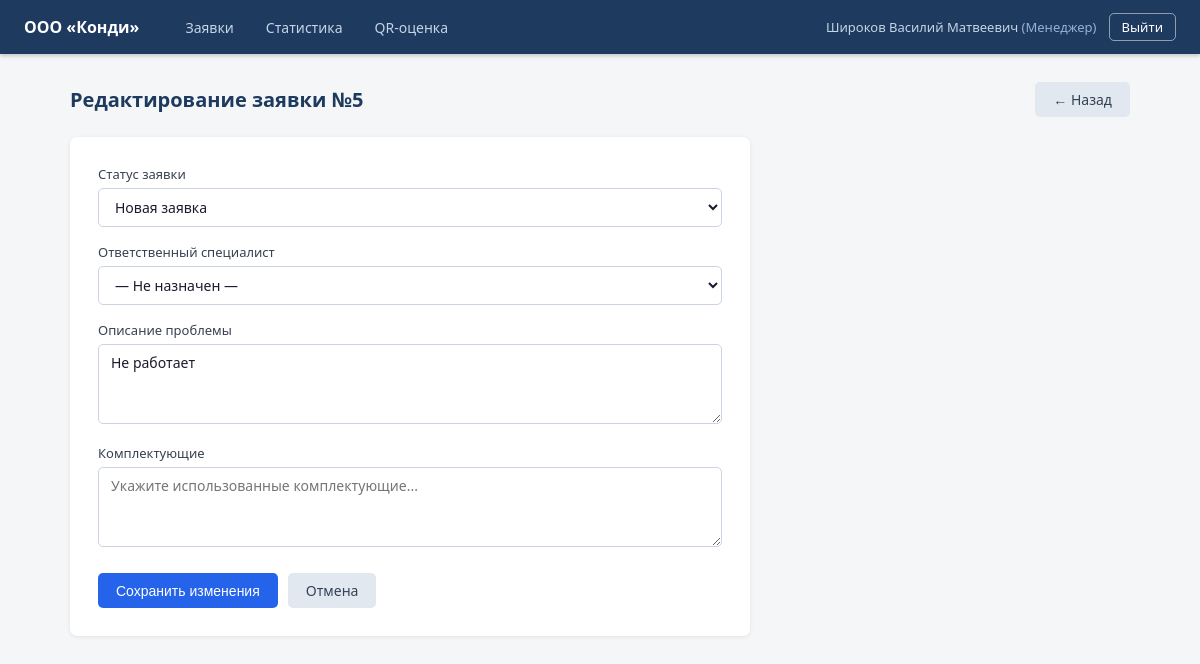
Page /requests/5/edit (signed in) on the committed database.
### tables this page shows
CREATE TABLE users (
            user_id   INTEGER PRIMARY KEY AUTOINCREMENT,
            fio       TEXT NOT NULL,
            phone     TEXT NOT NULL,
            login     TEXT UNIQUE NOT NULL,
            password  TEXT NOT NULL,
            role      TEXT NOT NULL CHECK(role IN (
                'Администратор', 'Менеджер', 'Оператор', 'Специалист', 'Заказчик'
            ))
        );

CREATE TABLE requests (
            request_id          INTEGER PRIMARY KEY AUTOINCREMENT,
            start_date          TEXT NOT NULL,
            climate_tech_type   TEXT NOT NULL,
            climate_tech_model  TEXT NOT NULL,
            problem_description TEXT NOT NULL,
            request_status      TEXT NOT NULL DEFAULT 'Новая заявка' CHECK(request_status IN (
                'Новая заявка', 'В процессе ремонта',
                'Ожидание комплектующих', 'Готова к выдаче', 'Завершена'
            )),
            completion_date TEXT,
            repair_parts    TEXT,
            master_id       INTEGER REFERENCES users(user_id),
            client_id       INTEGER NOT NULL REFERENCES users(user_id)
        );

### app.py (the view, shortened to what this page needs)
@app.route('/requests/<int:request_id>/edit', methods=['GET', 'POST'])
@login_required
@role_required('Оператор', 'Администратор', 'Менеджер')
def request_edit(request_id):
    conn = get_db()
    req = conn.execute('SELECT * FROM requests WHERE request_id = ?', (request_id,)).fetchone()
    if not req:
        conn.close()
        flash('Заявка с указанным номером не найдена.', 'error')
        return redirect(url_for('dashboard'))
    specialists = conn.execute(
        "SELECT * FROM users WHERE role IN ('Специалист', 'Менеджер')"
    ).fetchall()
    statuses = [
        'Новая заявка', 'В процессе ремонта',
        'Ожидание комплектующих', 'Готова к выдаче', 'Завершена'
    ]
    conn.close()
    return render_template(
        'request_edit.html', req=req,
        specialists=specialists, statuses=statuses
    )

### app.py (called while the page is built)
def get_db():
    conn = sqlite3.connect(DB_PATH)
    conn.row_factory = sqlite3.Row
    return conn

def login_required(f):
    @wraps(f)
    def wrapper(*args, **kwargs):
        if 'user_id' not in session:
            return redirect(url_for('login'))
        return f(*args, **kwargs)
    return wrapper

def role_required(*roles):
    def decorator(f):
        @wraps(f)
        def wrapper(*args, **kwargs):
            if session.get('role') not in roles:
                flash('У вас недостаточно прав для выполнения этого действия.', 'error')
                return redirect(url_for('dashboard'))
            return f(*args, **kwargs)
        return wrapper
    return decorator

### templates/request_edit.html (shortened to what this page needs)
{% extends 'base.html' %}
{% block content %}
<div class="page-header">
    <h1 class="page-title">Редактирование заявки №{{ req.request_id }}</h1>
    <a href="{{ url_for('request_detail', request_id=req.request_id) }}" class="btn btn-secondary">← Назад</a>
</div>
<div class="form-card">
    <form method="POST">
        <div class="form-group">
            <label for="request_status">Статус заявки</label>
            <select id="request_status" name="request_status" required>
                {% for s in statuses %}
                <option value="{{ s }}" {% if s == req.request_status %}selected{% endif %}>{{ s }}</option>
                {% endfor %}
            </select>
        </div>
        <div class="form-group">
            <label for="master_id">Ответственный специалист</label>
            <select id="master_id" name="master_id">
                <option value="">— Не назначен —</option>
            </select>
        </div>
        <div class="form-group">
            <label for="problem_description">Описание проблемы</label>
            <textarea id="problem_description" name="problem_description" required>{{ req.problem_description }}</textarea>
        </div>
        <div class="form-group">
            <label for="repair_parts">Комплектующие</label>
            <textarea id="repair_parts" name="repair_parts"
                      placeholder="Укажите использованные комплектующие...">{{ req.repair_parts or '' }}</textarea>
        </div>
        <div class="form-actions">
            <button type="submit" class="btn btn-primary">Сохранить изменения</button>
            <a href="{{ url_for('request_detail', request_id=req.request_id) }}" class="btn btn-secondary">Отмена</a>
        </div>
    </form>
</div>
{% endblock %}

### templates/base.html (shortened to what this page needs)
<!DOCTYPE html>
<html lang="ru">
<head>
    <link rel="stylesheet" href="{{ url_for('static', filename='css/style.css') }}">
</head>
<body>
{% if session.user_id %}
<header class="header">
    <div class="header-inner">
        <a href="{{ url_for('dashboard') }}" class="logo">ООО «Конди»</a>
        <nav class="nav">
            <a href="{{ url_for('dashboard') }}" class="nav-link {% if request.endpoint == 'dashboard' %}active{% endif %}">Заявки</a>
            {% if session.role in ('Администратор', 'Менеджер', 'Оператор') %}
            <a href="{{ url_for('statistics') }}" class="nav-link {% if request.endpoint == 'statistics' %}active{% endif %}">Статистика</a>
            {% endif %}
            <a href="{{ url_for('qr_page') }}" class="nav-link {% if request.endpoint == 'qr_page' %}active{% endif %}">QR-оценка</a>
        </nav>
        <div class="header-user">
            <span class="user-info">{{ session.fio }} <em>({{ session.role }})</em></span>
            <a href="{{ url_for('logout') }}" class="btn btn-sm btn-outline">Выйти</a>
        </div>
    </div>
</header>
{% endif %}
<main class="main">
    <div class="container">
        {% block content %}{% endblock %}
    </div>
</main>
</body>
</html>

### static/css/style.css (style rules this page uses)
*, *::before, *::after { box-sizing: border-box; margin: 0; padding: 0; }
body { font-family: 'Segoe UI', Tahoma, Geneva, Verdana, sans-serif; font-size: 14px; background: #f4f6f8; color: #1a1a2e; min-height: 100vh; }
a { color: #2563eb; text-decoration: none; }
.header { background: #1e3a5f; color: #fff; padding: 0 24px; height: 54px; display: flex; align-items: center; position: sticky; top: 0; z-index: 100; box-shadow: 0 2px 4px rgba(0,0,0,0.2); }
.header-inner { display: flex; align-items: center; gap: 32px; width: 100%; }
.logo { color: #fff; font-weight: 700; font-size: 16px; white-space: nowrap; text-decoration: none; }
.nav { display: flex; gap: 4px; flex: 1; }
.nav-link { color: #c5d5e8; padding: 6px 14px; border-radius: 4px; font-size: 14px; text-decoration: none; transition: background 0.15s, color 0.15s; }
.header-user { display: flex; align-items: center; gap: 12px; white-space: nowrap; }
.user-info { color: #c5d5e8; font-size: 13px; }
.user-info em { font-style: normal; color: #93b4d4; }
.main { padding: 28px 0; }
.container { max-width: 1100px; margin: 0 auto; padding: 0 20px; }
.page-header { display: flex; justify-content: space-between; align-items: center; margin-bottom: 20px; }
.page-title { font-size: 20px; font-weight: 600; color: #1e3a5f; }
.btn { display: inline-block; padding: 8px 18px; border-radius: 5px; font-size: 14px; font-weight: 500; cursor: pointer; border: none; text-decoration: none; transition: background 0.15s, opacity 0.15s; white-space: nowrap; }
.btn-primary { background: #2563eb; color: #fff; }
.btn-outline { background: transparent; color: #fff; border: 1px solid rgba(255,255,255,0.5); padding: 5px 14px; }
.btn-secondary { background: #e2e8f0; color: #334155; }
.btn-sm { padding: 4px 12px; font-size: 13px; }
.form-card { background: #fff; border-radius: 7px; box-shadow: 0 1px 4px rgba(0,0,0,0.08); padding: 28px; max-width: 680px; }
.form-group { margin-bottom: 16px; }
.form-group label { display: block; font-size: 13px; font-weight: 500; color: #374151; margin-bottom: 5px; }
.form-group input, .form-group select, .form-group textarea { width: 100%; padding: 8px 12px; border: 1px solid #cbd5e1; border-radius: 5px; font-size: 14px; color: #1a1a2e; background: #fff; transition: border-color 0.15s; font-family: inherit; }
.form-group textarea { resize: vertical; min-height: 80px; }
.form-actions { display: flex; gap: 10px; margin-top: 22px; }

### rows in the picture
users: fio "Широков Василий Матвеевич", role "Менеджер"
requests: request_id "5", request_status "Новая заявка", problem_description "Не работает"
